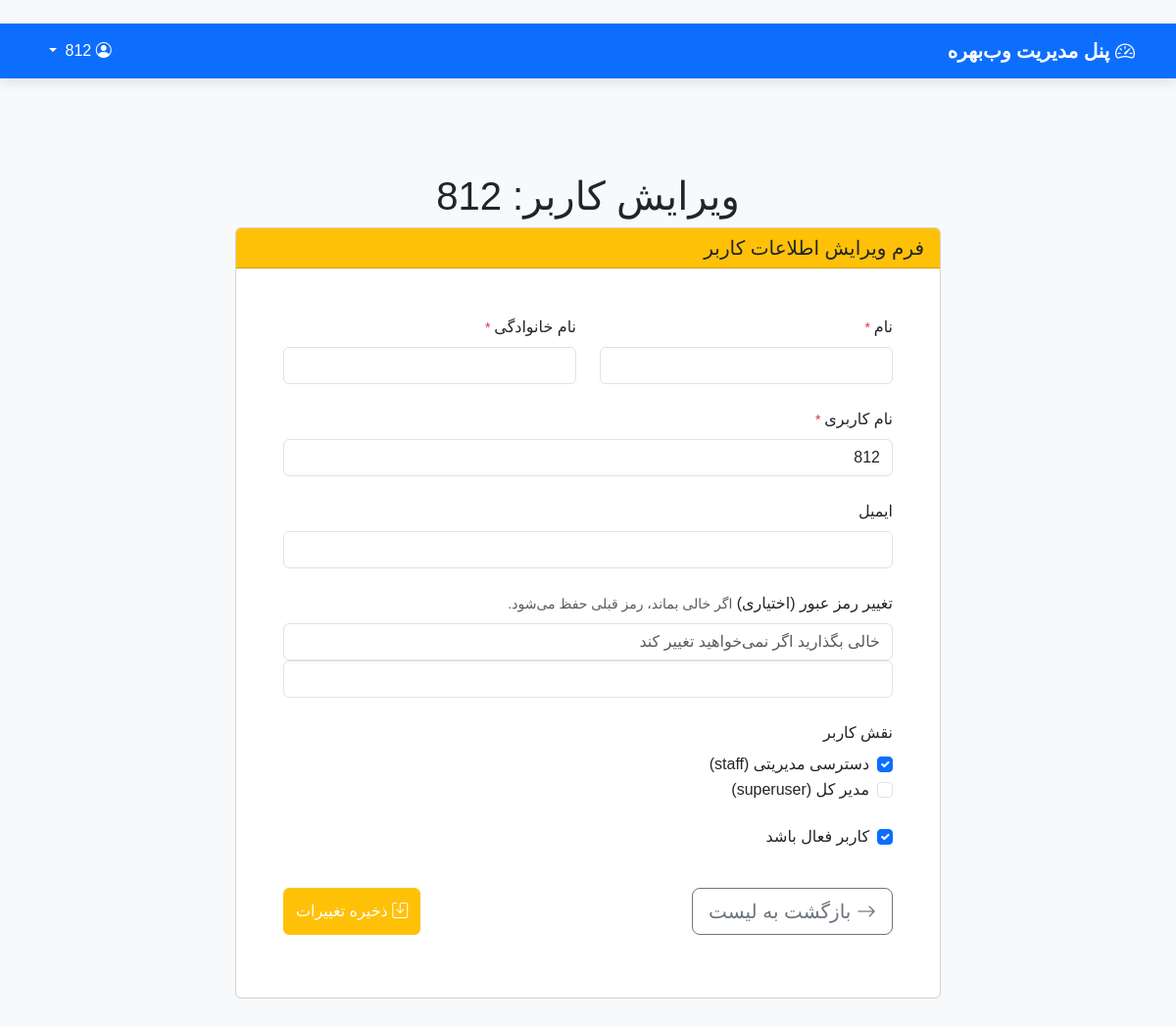
The page /users/2/edit/ (signed in) on the database its author committed.
### users/models.py (models this page shows, shortened)
class CustomUser(AbstractUser):
    ROLE_CHOICES = (
        ('manager', 'Manager'),
        ('staff', 'Staff'),
        ('employee', 'Employee'),
    )
    role = models.CharField(max_length=20, choices=ROLE_CHOICES, default='employee')
    phone_number = models.CharField(max_length=15, blank=True, null=True)
    is_staff_member = models.BooleanField(default=False)  # نقش سازمانی
    personel_code = models.CharField(max_length=15, blank=True, null=False)

### users/views.py (the view)
# urls.py: path('<int:pk>/edit/', views.UserUpdateView.as_view(), name='user_edit'),
@method_decorator([login_required, staff_member_required], name='dispatch')
class UserUpdateView(SuccessMessageMixin, UpdateView):
    model = get_user_model()
    form_class = CustomUserChangeForm
    template_name = 'admin/user_edit.html'
    success_url = reverse_lazy('users:users_list')
    success_message = 'اطلاعات کاربر با موفقیت بروزرسانی شد.'
    def get_context_data(self, **kwargs):
        context = super().get_context_data(**kwargs)
        context['user'] = self.object  # برای نمایش نام در عنوان صفحه
        return context

### templates/admin/user_edit.html (shortened to what this page needs)
﻿{% extends 'admin/base_admin.html' %}
{% block content %}
    <div class="container py-5">
        <div class="row justify-content-center">
            <div class="col-lg-8 col-md-10">
                <h1 class="page-title text-center">ویرایش کاربر: {{ user.get_full_name|default:user.username }}</h1>
                <div class="card">
                    <div class="card-header bg-warning text-dark">
                        <h5 class="mb-0">فرم ویرایش اطلاعات کاربر</h5>
                    </div>
                    <div class="card-body p-5">
                        <form method="post">
                            <div class="row mb-4">
                                <div class="col-md-6">
                                    <label class="form-label">نام<small class="text-danger"> *</small></label>
                                    {{ form.first_name }}
                                </div>
                                <div class="col-md-6">
                                    <label class="form-label">نام خانوادگی<small class="text-danger"> *</small></label>
                                    {{ form.last_name }}
                                </div>
                            </div>
                            <div class="mb-4">
                                <label class="form-label">نام کاربری<small class="text-danger"> *</small></label>
                                {{ form.username }}
                            </div>
                            <div class="mb-4">
                                <label class="form-label">ایمیل</label>
                                {{ form.email }}
                            </div>
                            <div class="mb-4">
                                <label class="form-label">تغییر رمز عبور (اختیاری)</label>
                                <small class="text-muted">اگر خالی بماند، رمز قبلی حفظ می‌شود.</small>
                                {{ form.password1 }}
                                {{ form.password2 }}
                            </div>
                            <div class="mb-4">
                                <label class="form-label">نقش کاربر</label>
                                <div class="form-check">
                                    {{ form.is_staff }}
                                    <label class="form-check-label">دسترسی مدیریتی (staff)</label>
                                </div>
                                <div class="form-check">
                                    {{ form.is_superuser }}
                                    <label class="form-check-label">مدیر کل (superuser)</label>
                                </div>
                            </div>
                            <div class="mb-4">
                                <div class="form-check">
                                    {{ form.is_active }}
                                    <label class="form-check-label">کاربر فعال باشد</label>
                                </div>
                            </div>
                            <div class="d-grid d-md-flex justify-content-md-between">
                                <a href="{% url 'users:users_list' %}" class="btn btn-outline-secondary btn-lg mt-3">
                                    <i class="bi bi-arrow-right"></i> بازگشت به لیست
                                </a>
                                <button type="submit" class="btn btn-warning btn-submit mt-3 text-white">
                                    <i class="bi bi-save"></i> ذخیره تغییرات
                                </button>
                            </div>
                        </form>
                    </div>
                </div>
            </div>
        </div>
    </div>
{% endblock %}

### templates/admin/base_admin.html (style rules this page uses)
body { font-family: 'Vazir', sans-serif; background-color: #f8f9fa; }

### rows shown on the page
CustomUser: get_full_name "812", username "812", is_staff "☑", is_active "☑"
